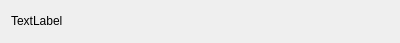
<?xml version="1.0" encoding="UTF-8"?>
<ui version="4.0">
 <class>FriendLabel</class>
 <widget class="QWidget" name="FriendLabel">
  <property name="geometry">
   <rect>
    <x>0</x>
    <y>0</y>
    <width>400</width>
    <height>43</height>
   </rect>
  </property>
  <property name="minimumSize">
   <size>
    <width>0</width>
    <height>43</height>
   </size>
  </property>
  <property name="maximumSize">
   <size>
    <width>16777215</width>
    <height>43</height>
   </size>
  </property>
  <property name="windowTitle">
   <string>Form</string>
  </property>
  <layout class="QHBoxLayout" name="horizontalLayout">
   <item>
    <widget class="QLabel" name="tip_lb">
     <property name="minimumSize">
      <size>
       <width>0</width>
       <height>20</height>
      </size>
     </property>
     <property name="maximumSize">
      <size>
       <width>16777215</width>
       <height>20</height>
      </size>
     </property>
     <property name="text">
      <string>TextLabel</string>
     </property>
    </widget>
   </item>
   <item>
    <widget class="QWidget" name="close_wid" native="true">
     <property name="minimumSize">
      <size>
       <width>25</width>
       <height>25</height>
      </size>
     </property>
     <property name="maximumSize">
      <size>
       <width>25</width>
       <height>25</height>
      </size>
     </property>
     <layout class="QHBoxLayout" name="horizontalLayout_2">
      <property name="spacing">
       <number>0</number>
      </property>
      <property name="leftMargin">
       <number>0</number>
      </property>
      <property name="topMargin">
       <number>0</number>
      </property>
      <property name="rightMargin">
       <number>0</number>
      </property>
      <property name="bottomMargin">
       <number>0</number>
      </property>
      <item>
       <widget class="ClickedLabel" name="close_lb">
        <property name="minimumSize">
         <size>
          <width>15</width>
          <height>15</height>
         </size>
        </property>
        <property name="maximumSize">
         <size>
          <width>15</width>
          <height>15</height>
         </size>
        </property>
        <property name="styleSheet">
         <string notr="true">border-image: url(:/res/tipclose.png);</string>
        </property>
        <property name="text">
         <string/>
        </property>
       </widget>
      </item>
     </layout>
    </widget>
   </item>
  </layout>
 </widget>
 <customwidgets>
  <customwidget>
   <class>ClickedLabel</class>
   <extends>QLabel</extends>
   <header>clickedlabel.h</header>
  </customwidget>
 </customwidgets>
 <resources/>
 <connections/>
</ui>
